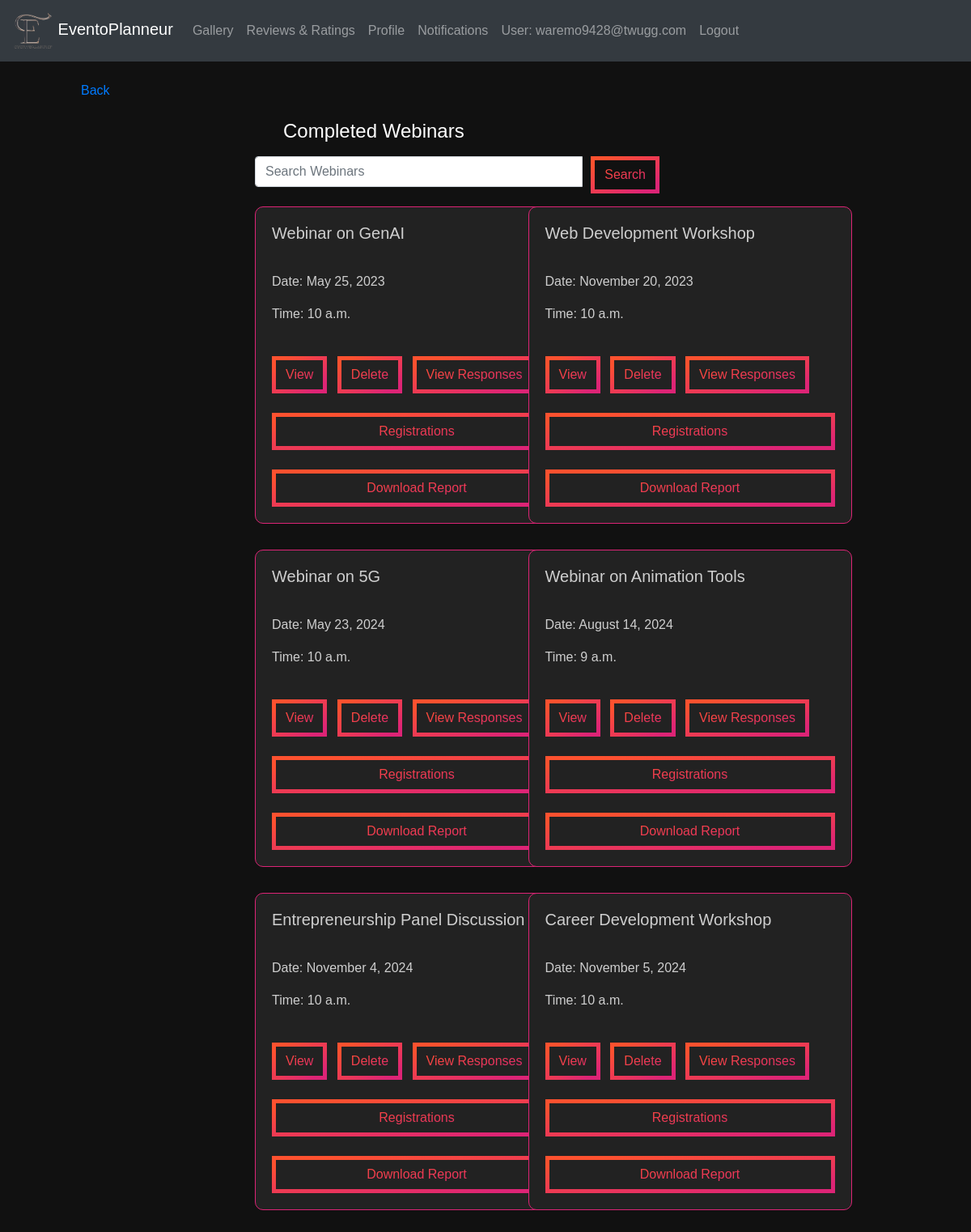
Before: /completed_webinar/ (signed in) with the older database file.
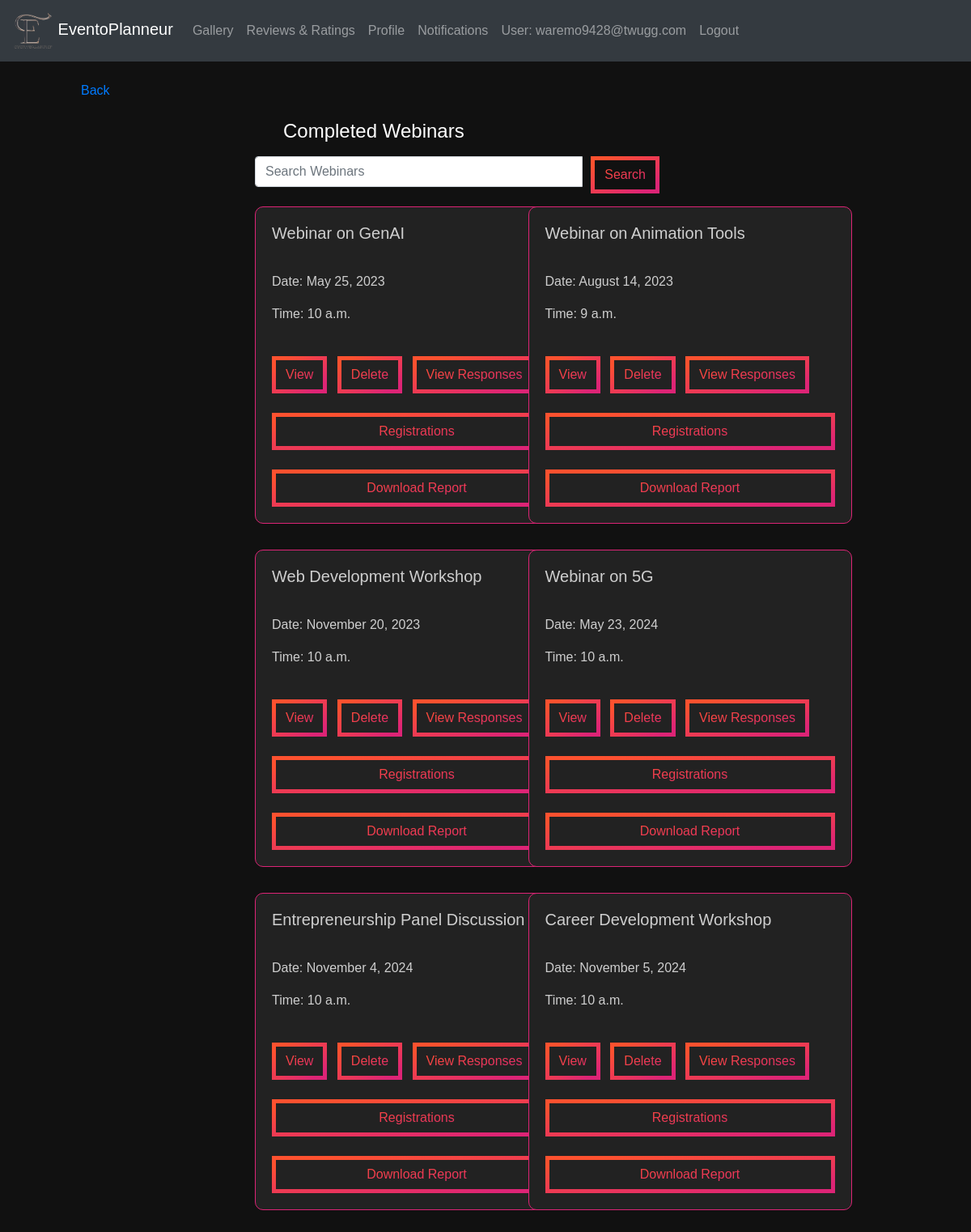
After: the same page with the newer database file.
### eventapp/models.py (models this page shows, shortened)
class Webinar(models.Model):
    EVENT_TYPE_CHOICES = [
    ('Online', 'Online'),
    ('Offline', 'Offline'),
]
    id = models.AutoField(primary_key=True)
    title = models.CharField(max_length=100)
    event_type = models.CharField(max_length=10, choices=EVENT_TYPE_CHOICES, default='offline')
    description = models.TextField()
    date = models.DateField(default=None, blank=True, null=True)
    start_time = models.TimeField(blank=True, null=True)
    end_time = models.TimeField(blank=True, null=True)
    location = models.CharField(max_length=200, blank=True, null=True)
    poster = models.URLField(blank=True, null=True)
    organizer_name = models.CharField(max_length=100)
    deadline = models.DateField(default=None, blank=True, null=True)
    fee = models.DecimalField(max_digits=10, decimal_places=2, blank=True, null=True)
    speakers = models.ManyToManyField(Speaker, blank=True)
    org_user=models.ForeignKey(CustomUser, on_delete=models.CASCADE,null=True,blank=True)
    livestream = models.URLField(blank=True, null=True)
    phone_number = models.CharField(max_length=15)
    max_participants = models.PositiveIntegerField(null=True,default=50)
    status = models.IntegerField(default=1,null=True,blank=True)

### eventapp/views.py (the view)
# urls.py: path('completed_webinar/', views.completed_webinar, name='completed_webinar'),
@login_required
def completed_webinar(request):
    org_user = request.user
    search_query = request.GET.get('search', '')
    current_date = timezone.now().date()
    if search_query:
        update_webinar = Webinar.objects.filter(
            Q(org_user=org_user, status=1),
            Q(title__icontains=search_query),Q(date__lt=current_date)
        ).order_by('date')
    else:
        update_webinar = Webinar.objects.filter(org_user=org_user, status=1,date__lt=current_date).order_by('date')
    context = {'update_webinar': update_webinar, 'search_query': search_query}
    return render(request, 'completed_webinar.html', context)

### templates/completed_webinar.html (shortened to what this page needs)
{% load static %}
<!DOCTYPE html>
<html lang="en">
<head>
  <link rel="stylesheet" href="https://maxcdn.bootstrapcdn.com/bootstrap/4.5.2/css/bootstrap.min.css">
  <link rel="stylesheet"type="text/css" href="{% static 'css/webinar.css' %}">
</head>
<body>
  <nav class="navbar navbar-expand-md bg-dark navbar-dark">
    <div class="containers">
      <a class="navbar-brand" href="{% url 'eventapp:orghome' %}">
        <img src="{% static 'images/Eventoplanneur.png' %}" alt="Logo" width="50"> EventoPlanneur
      </a>
      <div class="collapse navbar-collapse" id="navbarCollapse">
        <ul class="navbar-nav ml-auto">
          <li class="nav-item"><a class="nav-link" href="{% url 'eventapp:gallery' %}">Gallery</a></li>
          <li class="nav-item"><a class="nav-link" href="#reviews">Reviews & Ratings</a></li>
          <li class="nav-item"><a class="nav-link" href="{% url 'eventapp:org_profile' %}">Profile</a></li>
          <li class="nav-item"><a class="nav-link" href="#notifications">Notifications</a></li>
          <li class="nav-item">
            {% if user.is_authenticated %}
            <a class="nav-link" >User: {{ user.email }}</a>
            <li class="nav-item"><a href="{% url 'eventapp:logout' %}" class="nav-link">Logout</a></li>
            {% endif %}
          </li>
        </ul>
      </div>
    </div>
  </nav>
  <div style="margin-left:100px;margin-right:225px" ><br>
    <a class="btn2" href="{% url 'eventapp:orghome' %}">
      Back
  </a>
    <div style="margin-left:200px;" ><br>
      <h4 style="margin-left:50px;color:white">Completed Webinars</h4>
{% block content %}
    <div class="container mx-auto mt-3">
        <div class="row">
            <div class="col-md-12 mb-3">
                <form method="GET" action="{% url 'eventapp:completed_webinar' %}">
                    <div class="input-group">
                        <input type="text" class="form-control" name="search" placeholder="Search Webinars">
                        <div class="input-group-append">
                            <button class="btn btn-outline-secondary" type="submit"> Search</button>
                        </div>
                    </div>
                </form>
            </div>
            {% for i in update_webinar %}
                <div class="col-md-6">
                    <div class="card" style="width: 400px;">
                        <div class="card-body">
                            <h5 class="card-title">{{ i.title }}</h5><br>
                            <p class="card-text">Date: {{ i.date|date:"F j, Y" }}<br><p>
                            <p class="card-text">Time: {{ i.start_time }}<br><br></p>
                            <a href="{% url 'view_webinar' i.id %}" class="btn mr-2"> View </a>
                            <a href="{% url 'delete_webinar' i.id %}" class="btn mr-2"> Delete</a>
                            <a href="{% url 'view_responses' i.id %}" class="btn">View Responses</a><br><br>
                            <a style="width: 100%;" href="{% url 'display_registrations' i.id %}" class="btn"> Registrations</a><br><br>
                            <a style="width: 100%;" href="{% url 'generate_webinar_report' i.id %}" class="btn"> Download Report</a>
                        </div>
                    </div>
                </div>
            {% endfor %}
        </div>
    </div>
{% endblock %}
      </div>
    </div>
</body>
</html>

Changed rows visible on the page:
changed Webinar "Webinar on Animation Tools": date "August 14, 2024" → "August 14, 2023"; moves up the list
